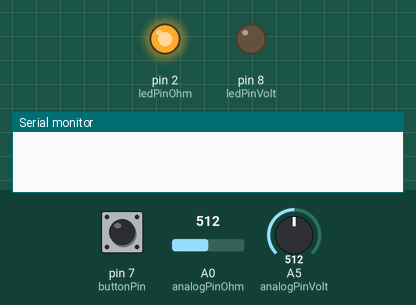
Recording of a sketch running on a simulated Arduino Uno, built with avr-gcc and run on an emulated ATmega328P. Shown: output pins drawn as LEDs (lit = HIGH), the last lines printed to the serial monitor. The inputs (shaded band) are chosen by the test bench; at power-on: pin 7 (buttonPin) HIGH, A0 (analogPinOhm) = 512, A5 (analogPinVolt) = 512.

Above: at 1.2 s.
1.3 s: pin 7 (buttonPin) pulled LOW for 1 s
At 2.0 s:
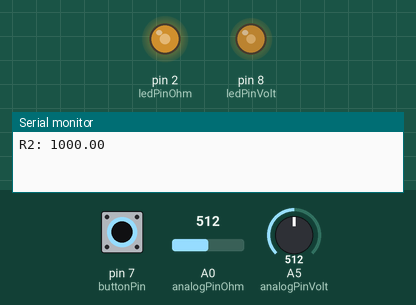
3.8 s: pin 7 (buttonPin) pulled LOW for 0.15 s
At 5.0 s:
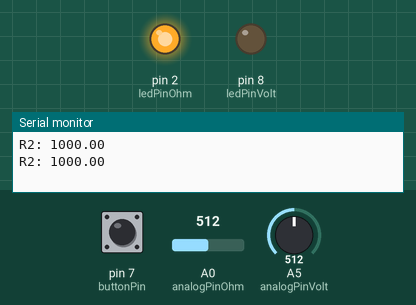
5.5 s: pin 7 (buttonPin) pulled LOW for 1 s
At 6.3 s:
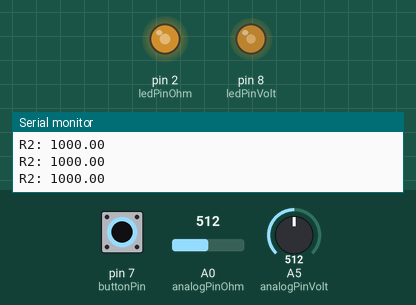
9.5 s: pin 7 (buttonPin) pulled LOW for 3.2 s
At 13.1 s:
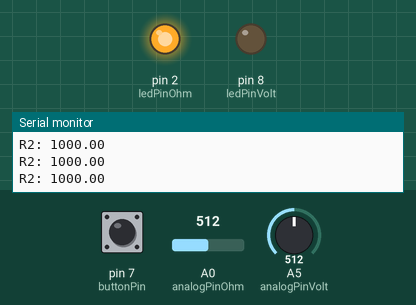
Timing chart, 0 to 14.6 s (numbered marks = the images above; inputs shaded):
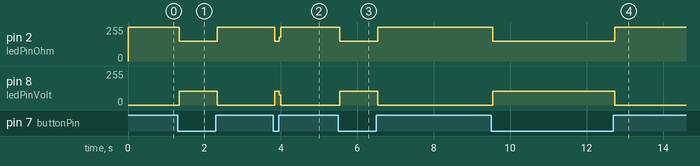

The sketch:

ohmetro_voltimetro.ino
```cpp
//Valores del main:
const int buttonPin = 7;
const int ledPinOhm = 2;
const int ledPinVolt = 8;
unsigned long t_inicio = 0;
const float tiempo_accion = 2000;

//Variables de estado:
int buttonState = 0;
int ohmState = 1;
int voltState = 0;
float tiempo = 0;

//Valores ohmetro:
int analogPinOhm = 0;
int raw = 0;
int Vin = 5;
float Vout = 0;
float R1 = 1000;
float R2 = 0;
float buffer = 0;

//Valores voltimetro:
int analogPinVolt = 5;
float vPow = 4.7;
float r1 = 100000;
float r2 = 10000;
float v_ant = 0;

//--------------------->Ohmetro<--------------------//
void ohmetro(float t){
  tiempo += t;
  raw = analogRead(analogPinOhm);
  if (raw){
    buffer = raw * Vin;
    Vout= (buffer)/1024.0;
    buffer= (Vin/Vout) -1;
    R2 = R1 * buffer;
    if (tiempo > tiempo_accion){
      //Serial.print("Vout: ");
      //Serial.println(Vout);
      Serial.print("R2: ");
      Serial.println(R2);
      //Serial.flush();
      tiempo -= tiempo_accion;
    }
  }
}

//-------------------->Voltimetro<---------------//

 void voltimetro(float t) {
   tiempo += t;
   float v = (analogRead(analogPinVolt) * vPow) / 1024.0;
   float v2 = v / (r2 / (r1 + r2));

   if (tiempo > tiempo_accion){
     Serial.print("V: ");
     Serial.print(v2);
     Serial.println(" v");
     tiempo -= tiempo_accion;
   }
 }

//------------------->Main<----------------------//
void setup() {
  Serial.begin(4800);

  pinMode(ledPinOhm, OUTPUT);
  pinMode(ledPinVolt, OUTPUT);
  pinMode(buttonPin, INPUT);

  digitalWrite(ledPinOhm, ohmState);
  digitalWrite(ledPinVolt, voltState);
}

void loop() {
  buttonState = digitalRead(buttonPin);
  if (buttonState == LOW) {
    if (ohmState == LOW){
      ohmState = HIGH;
      voltState = LOW;
    }
    else{
      ohmState = LOW;
      voltState = HIGH;
    }
    digitalWrite(ledPinOhm, ohmState);
    digitalWrite(ledPinVolt, voltState);
  }

  unsigned long t_fin = millis();
  if (ohmState == HIGH){
    ohmetro(t_fin - t_inicio);
  }else{
    voltimetro(t_fin - t_inicio);
  }
  t_inicio = t_fin;
}
```

Measured:
- after the input at 1.3 s, pin 2 (ledPinOhm): 255/255 → 150/255 at once, → 255/255 1.0 s later; pin 8 (ledPinVolt): 0/255 → 105/255 at once, → 0/255 1.0 s later
- after the input at 3.8 s, pin 2 (ledPinOhm): 255/255 → 150/255 at once, → 255/255 0.12 s later; pin 8 (ledPinVolt): 0/255 → 105/255 at once, → 0/255 0.12 s later
- after the input at 5.5 s, pin 2 (ledPinOhm): 255/255 → 150/255 at once, → 255/255 1.0 s later; pin 8 (ledPinVolt): 0/255 → 105/255 at once, → 0/255 1.0 s later
- after the input at 9.5 s, pin 2 (ledPinOhm): 255/255 → 150/255 at once, → 255/255 3.2 s later; pin 8 (ledPinVolt): 0/255 → 105/255 at once, → 0/255 3.2 s later
